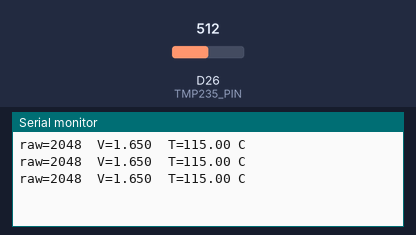
Recording of a sketch running on a simulated Arduino Due. Parts: the last lines printed to the serial monitor. The inputs (shaded band) are chosen by the test bench; at power-on: D26 (TMP235_PIN) = 512 (analog values on the 0–1023 scale).

Above: at 1.3 s.
1.4 s: D26 (TMP235_PIN) set to 716
At 1.9 s:
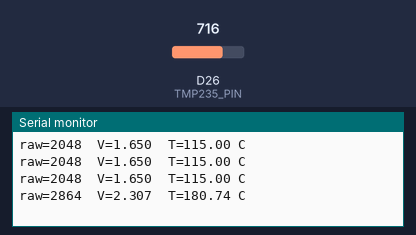
2.9 s: D26 (TMP235_PIN) set to 900
At 3.4 s:
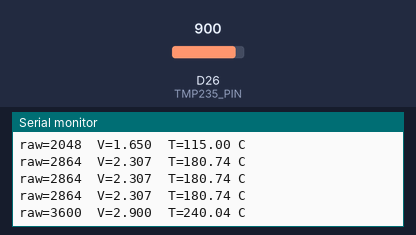
Timing chart, 0 to 5.9 s (numbered marks = the images above; inputs shaded):
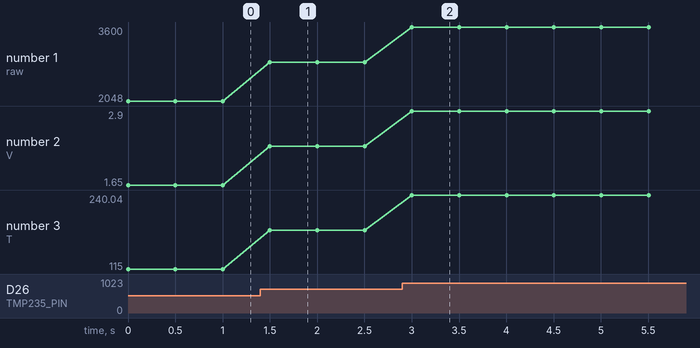

The sketch:

TMP235.ino
```cpp
#define TMP235_PIN 26   // A0 = GPIO26 = ADC0 en el core arduino-pico

void setup() {
  Serial.begin(115200);
  analogReadResolution(12);   // Fuerza los 12 bits nativos (default es 10 bits)
}

void loop() {
  int raw = analogRead(TMP235_PIN);        // 0 a 4095
  float voltage = raw * 3.3 / 4096.0;      // Voltaje real
  float tempC = (voltage - 0.5) * 100.0;   // Fórmula TMP235

  Serial.print("raw=");
  Serial.print(raw);
  Serial.print("  V=");
  Serial.print(voltage, 3);
  Serial.print("  T=");
  Serial.print(tempC, 2);
  Serial.println(" C");

  delay(500);
}
```

Measured:
- after the input at 1.4 s, the serial monitor: prints a new line after 0.10 s (image 1)
- after the input at 2.9 s, the serial monitor: prints a new line after 0.10 s (image 2)
- plotted number 1: 2048 → 2864 after the input at 1.4 s, 2864 → 3600 after the input at 2.9 s
- plotted number 2: 1.65 → 2.31 after the input at 1.4 s, 2.31 → 2.9 after the input at 2.9 s
- plotted number 3: 115 → 180.74 after the input at 1.4 s, 180.74 → 240.04 after the input at 2.9 s
